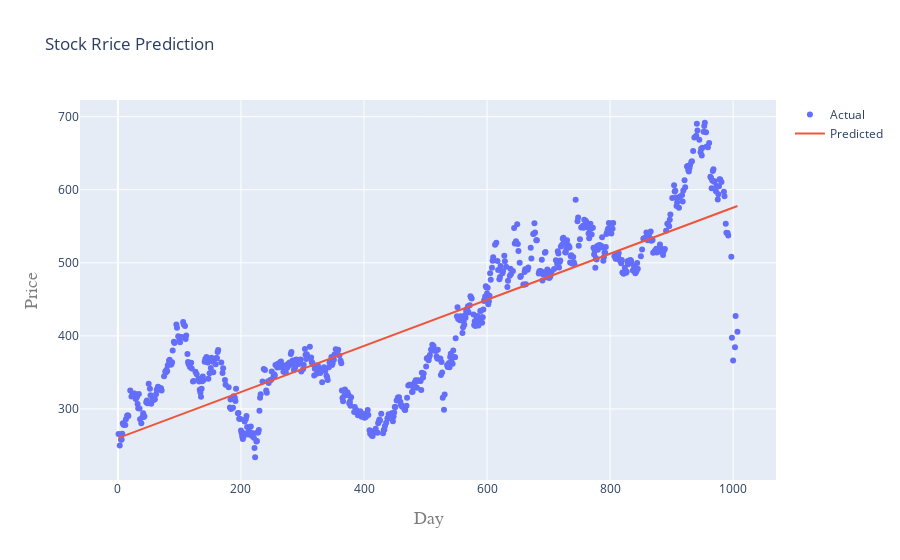

Notebook code cell kept with this figure:
### Code cell
iplot(plot2)

### Figure 1 — Plotly figure (JSON) as saved in the notebook; plotly's stock layout.template omitted (floating-point values rounded to 4 significant figures; data arrays with more than 128 entries replaced by an {"elided": "..."} marker saying what was removed)
{"data": [{"mode": "markers", "name": "Actual", "type": "scatter", "x": {"elided": "706 int values"}, "y": {"elided": "706 float values"}}, {"mode": "lines", "name": "Predicted", "type": "scatter", "x": {"elided": "706 int values"}, "y": {"elided": "706 float values"}}], "layout": {"title": {"text": "Stock Rrice Prediction"}, "xaxis": {"title": {"font": {"color": "#7f7f7f", "family": "Courier New, monospace", "size": 18}, "text": "Day"}}, "yaxis": {"title": {"font": {"color": "#7f7f7f", "family": "Courier New, monospace", "size": 18}, "text": "Price"}}}}
